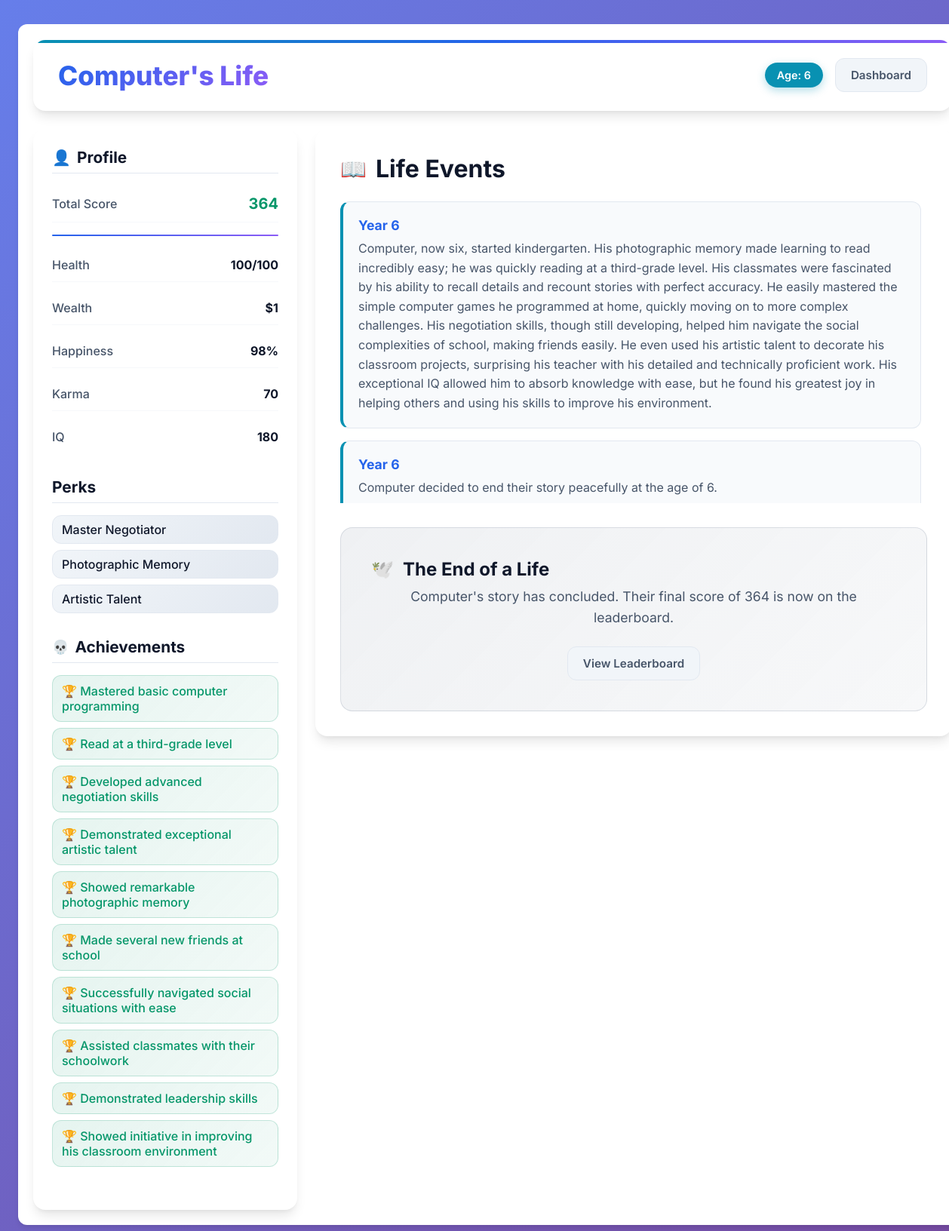
Page /life/2 (signed in) on the committed database.
### app.py (models this page shows)
class Character(db.Model):
    id = db.Column(db.Integer, primary_key=True)
    user_id = db.Column(db.Integer, db.ForeignKey('user.id'), nullable=False)
    name = db.Column(db.String(100), nullable=False)
    gender = db.Column(db.String(50), nullable=False)
    is_alive = db.Column(db.Boolean, default=True, nullable=False)
    age = db.Column(db.Integer, default=0)
    score = db.Column(db.Integer, default=0)
    events = db.relationship('LifeEvent', backref='character', lazy=True, cascade="all, delete-orphan")
    attributes = db.relationship('Attribute', backref='character', lazy=True, cascade="all, delete-orphan")
    perks = db.relationship('Perk', backref='character', lazy=True, cascade="all, delete-orphan")
    choices = db.relationship('Choice', backref='character', lazy=True, cascade="all, delete-orphan")
    achievements = db.relationship('Achievement', backref='character', lazy=True, cascade="all, delete-orphan")

class Attribute(db.Model):
    id = db.Column(db.Integer, primary_key=True)
    character_id = db.Column(db.Integer, db.ForeignKey('character.id'), nullable=False)
    year = db.Column(db.Integer, nullable=False)
    health = db.Column(db.Integer, default=100)
    wealth = db.Column(db.BigInteger, default=500) # Changed to BigInteger
    happiness = db.Column(db.Integer, default=75)
    karma = db.Column(db.Integer, default=0)
    iq = db.Column(db.Integer, default=100)

class Perk(db.Model):
    id = db.Column(db.Integer, primary_key=True)
    character_id = db.Column(db.Integer, db.ForeignKey('character.id'), nullable=False)
    name = db.Column(db.String(100), nullable=False)

class Achievement(db.Model):
    id = db.Column(db.Integer, primary_key=True)
    character_id = db.Column(db.Integer, db.ForeignKey('character.id'), nullable=False)
    description = db.Column(db.String(255), nullable=False)

class LifeEvent(db.Model):
    id = db.Column(db.Integer, primary_key=True)
    character_id = db.Column(db.Integer, db.ForeignKey('character.id'), nullable=False)
    year = db.Column(db.Integer, nullable=False)
    summary = db.Column(db.Text, nullable=False)

### app.py (the view)
@app.route('/life/<int:character_id>')
@login_required
def life_view(character_id):
    character = Character.query.get_or_404(character_id)
    if character.user_id != current_user.id: return redirect(url_for('dashboard'))
    latest_attributes = Attribute.query.filter_by(character_id=character.id).order_by(Attribute.year.desc()).first()
    choices = Choice.query.filter_by(character_id=character.id).all()
    achievements = Achievement.query.filter_by(character_id=character.id).all()
    return render_template('life_view.html', character=character, attributes=latest_attributes, choices=[c.description for c in choices], achievements=achievements)

### app.py (called while the page is built)
@login_manager.user_loader
def load_user(user_id): return User.query.get(int(user_id))

### templates/life_view.html (shortened to what this page needs)
{% extends "base.html" %}
{% block content %}
<div class="life-view-container">
    <header class="life-header">
        <h1>{{ character.name }}'s Life</h1>
        <div class="header-actions">
            <span class="age-badge">Age: {{ character.age }}</span>
            <a href="{{ url_for('dashboard') }}" class="btn">Dashboard</a>
        </div>
    </header>
    <div class="life-layout">
        <aside class="attributes-panel">
            <h3>Profile</h3>
            <div class="attributes-list">
                <div class="attribute-item"><span>Total Score</span><span class="value score-value">{{ "{:,}".format(character.score) }}</span></div>
                <hr>
                <div class="attribute-item"><span>Health</span><span class="value">{{ attributes.health }}/100</span></div>
                <div class="attribute-item"><span>Wealth</span><span class="value">${{ "{:,.0f}".format(attributes.wealth) }}</span></div>
                <div class="attribute-item"><span>Happiness</span><span class="value">{{ attributes.happiness }}%</span></div>
                <div class="attribute-item"><span>Karma</span><span class="value">{{ attributes.karma }}</span></div>
                <div class="attribute-item"><span>IQ</span><span class="value">{{ attributes.iq }}</span></div>
            </div>
            <h4>Perks</h4>
            <ul class="perks-list">
                {% for perk in character.perks %}
                <li>{{ perk.name }}</li>
                {% endfor %}
            </ul>
            <h4>Achievements</h4>
            {% if achievements %}
            <ul class="achievements-list">
                {% for achievement in achievements %}
                <li>🏆 {{ achievement.description }}</li>
                {% endfor %}
            </ul>
            {% else %}
            <p class="no-items">None yet.</p>
            {% endif %}
        </aside>
        <main class="story-panel">
            <h2>Life Events</h2>
            <div class="events-log">
                {% for event in character.events|sort(attribute='year', reverse=True) %}
                <div class="event-entry">
                    <h4>Year {{ event.year }}</h4>
                    <p>{{ event.summary }}</p>
                </div>
                {% endfor %}
            </div>
            {% if character.is_alive %}
            <div class="choices-section">
                <h3>What will you do next?</h3>
                <p>Your choices will shape the coming year. Choose up to 3.</p>
                <form action="{{ url_for('advance_year', character_id=character.id) }}" method="POST" id="choicesForm">
                    <div class="selection-grid" id="choicesGrid">
                        {% for choice in choices %}
                        <div class="selection-item" data-value="{{ choice }}">{{ choice }}</div>
                        {% endfor %}
                    </div>
                    <button type="submit" class="btn btn-primary btn-full">Confirm Choices for Next Year</button>
                </form>
            </div>
            {% else %}
            <div class="choices-section end-of-life">
                <h3>The End of a Life</h3>
                <p>{{ character.name }}'s story has concluded. Their final score of {{ "{:,}".format(character.score) }} is now on the leaderboard.</p>
                <a href="{{ url_for('leaderboard') }}" class="btn">View Leaderboard</a>
            </div>
            {% endif %}
        </main>
    </div>
</div>
{% endblock %}

### static/css/style.css (style rules this page uses)
:root { --primary-color: #4f46e5; --primary-hover: #4338ca; --secondary-color: #111827; --text-color: #374151; --light-text: #6b7280; --bg-color: #f9fafb; --card-bg: #ffffff; --border-color: #e5e7eb; --success-color: #10b981; --danger-color: #ef4444; --info-color: #3b82f6; --warning-color: #f59e0b; }
body { font-family: 'Inter', sans-serif; background-color: var(--bg-color); color: var(--text-color); margin: 0; }
.btn { display: inline-block; padding: 0.75rem 1.5rem; border: none; border-radius: 0.5rem; font-size: 1rem; font-weight: 500; text-decoration: none; cursor: pointer; transition: all 0.2s ease; text-align: center; }
.life-view-container { background: var(--card-bg); padding: 2rem; border-radius: 0.75rem; box-shadow: 0 4px 6px -1px rgba(0,0,0,0.1); }
.life-header { display: flex; justify-content: space-between; align-items: center; border-bottom: 1px solid var(--border-color); padding-bottom: 1rem; margin-bottom: 2rem; }
.life-header h1 { font-size: 2rem; color: var(--secondary-color); margin: 0; }
.header-actions { display: flex; align-items: center; gap: 1rem; }
.age-badge { background-color: var(--primary-color); color: white; padding: 0.5rem 1rem; border-radius: 999px; font-weight: 500; }
.life-layout { display: grid; grid-template-columns: 1fr 2fr; gap: 2rem; }
.attributes-panel { background-color: var(--bg-color); padding: 1.5rem; border-radius: 0.75rem; }
.attributes-panel h3, .attributes-panel h4 { margin-top: 0; margin-bottom: 1rem; color: var(--secondary-color); border-bottom: 1px solid var(--border-color); padding-bottom: 0.5rem; }
.attributes-panel h4 { margin-top: 1.5rem; }
.attribute-item { display: flex; justify-content: space-between; margin-bottom: 0.75rem; }
.attribute-item .value { font-weight: 700; }
.attribute-item .score-value { color: var(--primary-color); font-size: 1.25rem; }
.attributes-list hr { border: none; height: 1px; background-color: var(--border-color); margin: 1rem 0; }
.perks-list, .achievements-list { list-style: none; padding: 0; }
.perks-list li, .achievements-list li { margin-bottom: 0.5rem; }
.story-panel h2 { margin-top: 0; }
.events-log { max-height: 500px; overflow-y: auto; padding-right: 1rem; }
.event-entry { margin-bottom: 1.5rem; padding-bottom: 1.5rem; border-bottom: 1px solid var(--border-color); }
.event-entry h4 { margin: 0 0 0.5rem 0; color: var(--primary-color); }
.choices-section { margin-top: 2rem; background-color: var(--bg-color); padding: 1.5rem; border-radius: 0.75rem; }
.choices-section.end-of-life { text-align: center; }

### rows in the picture
Character: name "Computer", age "6", score "364"
Attribute: health "100", wealth "1", happiness "98", karma "70", iq "180"
Perk: name "Master Negotiator"
Perk: name "Photographic Memory"
Perk: name "Artistic Talent"
Achievement: description "Mastered basic computer programming"
Achievement: description "Read at a third-grade level"
Achievement: description "Developed advanced negotiation skills"
Achievement: description "Demonstrated exceptional artistic talent"
Achievement: description "Showed remarkable photographic memory"
Achievement: description "Made several new friends at school"
Achievement: description "Successfully navigated social situations with ease"
Achievement: description "Assisted classmates with their schoolwork"
Achievement: description "Demonstrated leadership skills"
Achievement: description "Showed initiative in improving his classroom environment"
LifeEvent: year "6", summary "Computer, now six, started kindergarten. His photographic memory made learning to read incredibly easy; he was quickly reading at a third-grade level. His classmates were fascinated by his ability to recall details and recount stories with perfect accuracy. He easily mastered the simple computer games he programmed at home, quickly moving on to more complex challenges. His negotiation skills, though still developing, helped him navigate the social complexities of school, making friends easily. He even used his artistic talent to decorate his classroom projects, surprising his teacher with his detailed and technically proficient work. His exceptional IQ allowed him to absorb knowledge with…"
LifeEvent: year "6", summary "Computer decided to end their story peacefully at the age of 6."
